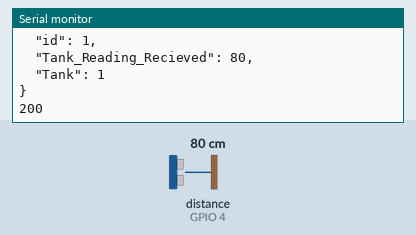
The sketch below on a simulated ESP8266 (NodeMCU). Shown: the last lines printed to the serial monitor. Wiring (inferred from the names in the program): ultrasonic range finder: trigger GPIO 5; echo GPIO 4. Inputs (shaded band) come from the test bench; at power-on: distance to the obstacle (sensor on GPIO 4) 80 cm. The echo pulse lasts 58.3 µs per cm; WiFi joins after 1.5 s; servers stay silent unless stated; uploads are accepted with an empty reply.

Above: at 2.7 s.
2.8 s: distance to the obstacle (sensor on GPIO 4) set to 2 cm
At 7.37 s:
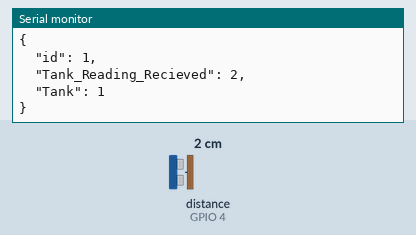
8.9 s: distance to the obstacle (sensor on GPIO 4) set to 4 cm
At 12.6 s:
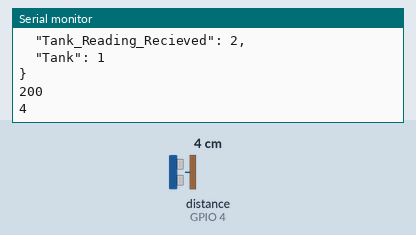
Timing chart, 0 to 14.1 s (numbered marks = the images above; inputs shaded):
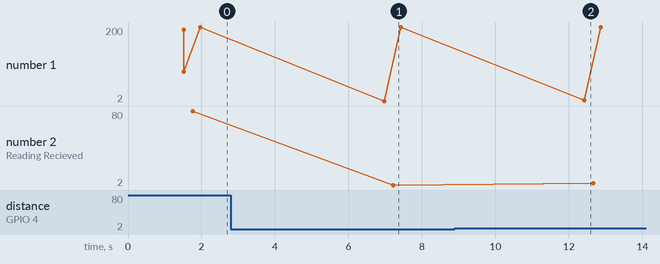

Measured:
- after the input at 2.8 s, the serial monitor: prints a new line after 4.2 s (image 1)
- after the input at 8.9 s, the serial monitor: prints a new line after 3.5 s (image 2)
- plotted number 2: 80 → 2 after the input at 2.8 s, 2 → 4 after the input at 8.9 s

The sketch:

nocemcu-ultra.ino
```cpp
#include <ESP8266HTTPClient.h>
#include <ESP8266WiFi.h>
#include <ArduinoJson.h>
const char *ssid =  "Alton";     // replace with your wifi ssid and wpa2 key
const char *pass =  "123456789";
const char* host = "http://192.168.43.158";
String url="/watermodule/TanksReading/";
WiFiClient client;

unsigned long echo = 0;
int ultraSoundSignal = 5; // Ultrasound signal pin
int ultraSoundSignalIN = 4; // Ultrasound signal pin

unsigned long ultrasoundValue = 0;

void setup()
{
Serial.begin(9600);
pinMode(ultraSoundSignal,OUTPUT);
pinMode(ultraSoundSignalIN,INPUT);
delay(10);

Serial.println("Connecting to ");
Serial.println(ssid);
WiFi.begin(ssid, pass);
       while (WiFi.status() != WL_CONNECTED)
          {
            delay(500);
            Serial.print(".");
          }
      Serial.println("");
      Serial.println("WiFi connected");
      Serial.println(WiFi.localIP());

}

unsigned long ping(){
pinMode(ultraSoundSignal, OUTPUT); // Switch signalpin to output
digitalWrite(ultraSoundSignal, LOW); // Send low pulse
delayMicroseconds(2); // Wait for 2 microseconds
digitalWrite(ultraSoundSignal, HIGH); // Send high pulse
delayMicroseconds(15); // Wait for 15 microseconds
digitalWrite(ultraSoundSignal, LOW); // Holdoff
pinMode(ultraSoundSignalIN, INPUT); // Switch signalpin to input
digitalWrite(ultraSoundSignalIN, HIGH); // Turn on pullup resistor
// please note that pulseIn has a 1sec timeout, which may
// not be desirable. Depending on your sensor specs, you
// can likely bound the time like this — marcmerlin
// echo = pulseIn(ultraSoundSignal, HIGH, 38000)
echo = pulseIn(ultraSoundSignalIN, HIGH); //Listen for echo
//Serial.println(echo);
ultrasoundValue = (echo / 58.138);
return ultrasoundValue;

}

void loop()
{
  if (WiFi.status() == WL_CONNECTED) {
int x = 0;
x = ping();
Serial.println(x);
delay(250); //delay 1/4 seconds.
    StaticJsonBuffer<300> JSONbuffer;   //Declaring static JSON buffer
    JsonObject& JSONencoder = JSONbuffer.createObject();
    JSONencoder["id"] =1;
    JSONencoder["Tank_Reading_Recieved"]=x;
    JSONencoder["Tank"]=1;
    char JSONmessageBuffer[300];
    JSONencoder.prettyPrintTo(JSONmessageBuffer, sizeof(JSONmessageBuffer));
    Serial.println(JSONmessageBuffer);

    HTTPClient http;    //Declare object of class HTTPClient

    http.begin("http://192.168.43.158/watermodule/TanksReading/");      //Specify request destination
    http.addHeader("Content-Type", "application/json");  //Specify content-type header
    http.addHeader("Authorization","Token 95bb3cbadc29617b6c4103f46ee50afaec82644f");

    int httpCode = http.POST(JSONmessageBuffer);   //Send the request
    String payload = http.getString();                                        //Get the response payload

    Serial.println(httpCode);   //Print HTTP return code
    Serial.println(payload);    //Print request response payload

    http.end();
  }
  else
  {
    Serial.println("Disconnected");
  }
  delay(5000);
}
```
